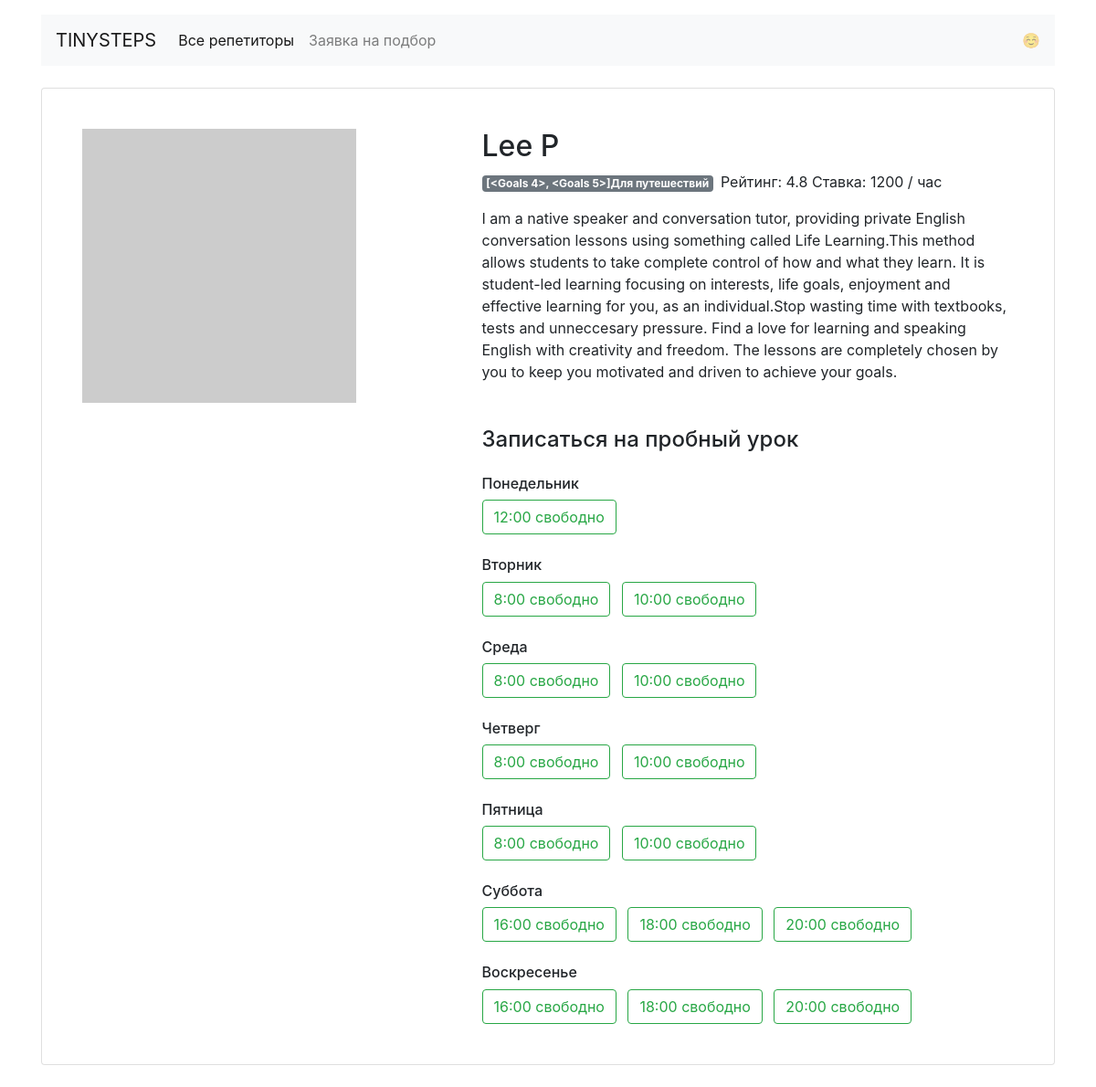
/profiles/2/, run on the app's committed database.
### app.py (models this page shows)
class Teachers(db.Model):
    __tablename__ = 'teachers'
    id = db.Column(db.Integer, primary_key=True)
    name = db.Column(db.String, nullable=False)
    about = db.Column(db.String, nullable=False)
    rating = db.Column(db.Float, nullable=False)
    picture = db.Column(db.String, nullable=False)
    price = db.Column(db.Integer, nullable=False)
    lesson_time = db.Column(db.String)
    goals = db.relationship("Goals", back_populates="goal")
    week_day = db.relationship("TimetableTeachers", back_populates="week")

class TimetableTeachers(db.Model):
    __tablename__ = 'timetables'
    id = db.Column(db.Integer, primary_key=True)
    day_times = db.Column(db.String, nullable=False)
    status = db.Column(db.Boolean, nullable=False)
    teachers_id = db.Column(db.Integer, db.ForeignKey("teachers.id"))
    week = db.relationship("Teachers", back_populates="week_day", uselist=False)
    booking = db.relationship("Booking", back_populates='day_times', uselist=False)

### app.py (the view)
@app.route('/profiles/<int:id_teacher>/')  # профиль репетитора <id учителя>
def profiles(id_teacher):
    teacher = db.session.query(Teachers).get_or_404(id_teacher)  # если id преподавателя не найден возвращаем ошибку 404
    timetable_teacher = db.session.query(TimetableTeachers).order_by(TimetableTeachers.id).limit(56)
    list_days = ['Понедельник', 'Вторник', 'Среда', 'Четверг', 'Пятница', 'Суббота', 'Воскресенье']
    return render_template("profiles.html", id_techer=id_teacher, timetable_teacher=timetable_teacher,
                           days=list_days, teacher=teacher)

### templates/profiles.html
{% extends 'base.html' %}
{% block container %}
<main class="container mt-3">
    <div class="card my-4 mx-auto">
        <div class="card-body m-2 m-md-4">
            <article class="row">
                <div class="col-5"><img src="{{ teacher.picture }}" class="img-fluid" alt=""></div>
                <div class="col-7">
                    <section class="teacher=info">
                        <h1 class="h2">{{ teacher.name }}</h1>
                        <p><span class="badge badge-secondary mr-2"> {{ teacher.goals }}Для путешествий </span>Рейтинг:
                            {{ teacher.rating }} Ставка: {{ teacher.price }} / час</p>
                        <p>{{ teacher.about }}</p>
                    </section>
                    <section class="available">
                        <h4 class="mb-4 mt-5">Записаться на пробный урок</h4>
                        {% for time in timetable_teacher if id_teacher == time.teacher_id %}
                          {% if loop.index == 1 %} <h6 class="mt-4">Понедельник</h6>
                          {% elif loop.index == 9 %} <h6 class="mt-4">Вторник</h6>
                          {% elif loop.index == 17 %} <h6 class="mt-4">Среда</h6>
                          {% elif loop.index == 25 %} <h6 class="mt-4">Четверг</h6>
                          {% elif loop.index == 33 %} <h6 class="mt-4">Пятница</h6>
                          {% elif loop.index == 41 %} <h6 class="mt-4">Суббота</h6>
                          {% elif loop.index == 49 %} <h6 class="mt-4">Воскресенье</h6>{% endif %}
                            {% if time.status %}
                              <a href="{{ url_for('booking', id_teacher=teacher.id|int, day=days[loop.index//8], time=time.day_times)  }}"
                              class="btn btn-outline-success  mr-2">{{ time.day_times }} свободно</a>
                            {% endif %}
                        {% endfor %}
                    </section>
                </div>
            </article>
        </div>
    </div>
</main>
{% endblock %}

### data on the page
Teachers: name "Lee P", rating "4.8", price "1200", about "I am a native speaker and conversation tutor, providing private English conversation lessons using something called Life Learning.This method allows students to take complete control of how and what they learn. It is student-led learning focusing on interests, life goals, enjoyment and effective learning for you, as an individual.Stop wasting time with textbooks, tests and unneccesary pressure. Find a love for learning and speaking English with creativity and freedom. The lessons are completely chosen by you to keep you motivated and driven to achieve your goals."
TimetableTeachers: shows "Понедельник"
TimetableTeachers: day_times "12:00"
TimetableTeachers: shows "Вторник", day_times "8:00"
TimetableTeachers: day_times "10:00"
TimetableTeachers: shows "Среда", day_times "8:00"
TimetableTeachers: day_times "10:00"
TimetableTeachers: shows "Четверг", day_times "8:00"
TimetableTeachers: day_times "10:00"
TimetableTeachers: shows "Пятница", day_times "8:00"
TimetableTeachers: day_times "10:00"
TimetableTeachers: shows "Суббота"
TimetableTeachers: day_times "16:00"
TimetableTeachers: day_times "18:00"
TimetableTeachers: day_times "20:00"
TimetableTeachers: shows "Воскресенье"
TimetableTeachers: day_times "16:00"
TimetableTeachers: day_times "18:00"
TimetableTeachers: day_times "20:00"

### other printed values
{{ teacher.goals }} "[<Goals 4>, <Goals 5>]"
